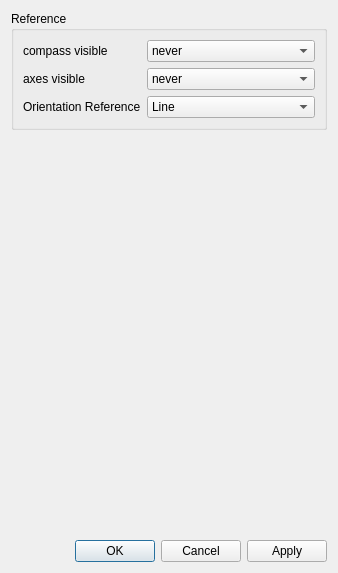
<?xml version="1.0" encoding="UTF-8"?>
<ui version="4.0">
 <class>Dialog</class>
 <widget class="QDialog" name="Dialog">
  <property name="geometry">
   <rect>
    <x>0</x>
    <y>0</y>
    <width>338</width>
    <height>573</height>
   </rect>
  </property>
  <property name="windowTitle">
   <string>CAPIVARAS settings</string>
  </property>
  <layout class="QVBoxLayout" name="verticalLayout">
   <item>
    <widget class="QGroupBox" name="axes_visible">
     <property name="title">
      <string>Reference</string>
     </property>
     <layout class="QFormLayout" name="formLayout">
      <item row="0" column="0">
       <widget class="QLabel" name="label">
        <property name="text">
         <string>compass visible</string>
        </property>
       </widget>
      </item>
      <item row="0" column="1">
       <widget class="QComboBox" name="prop_reference_compass">
        <item>
         <property name="text">
          <string>never</string>
         </property>
        </item>
        <item>
         <property name="text">
          <string>on movement</string>
         </property>
        </item>
        <item>
         <property name="text">
          <string>always</string>
         </property>
        </item>
       </widget>
      </item>
      <item row="1" column="0">
       <widget class="QLabel" name="label_2">
        <property name="text">
         <string>axes visible</string>
        </property>
       </widget>
      </item>
      <item row="1" column="1">
       <widget class="QComboBox" name="prop_reference_axes">
        <item>
         <property name="text">
          <string>never</string>
         </property>
        </item>
        <item>
         <property name="text">
          <string>on movement</string>
         </property>
        </item>
        <item>
         <property name="text">
          <string>always</string>
         </property>
        </item>
       </widget>
      </item>
      <item row="2" column="0">
       <widget class="QLabel" name="label_3">
        <property name="text">
         <string>Orientation Reference</string>
        </property>
       </widget>
      </item>
      <item row="2" column="1">
       <widget class="QComboBox" name="prop_reference_orientation">
        <item>
         <property name="text">
          <string>Line</string>
         </property>
        </item>
        <item>
         <property name="text">
          <string>Plane</string>
         </property>
        </item>
       </widget>
      </item>
     </layout>
    </widget>
   </item>
   <item>
    <spacer name="verticalSpacer">
     <property name="orientation">
      <enum>Qt::Vertical</enum>
     </property>
     <property name="sizeHint" stdset="0">
      <size>
       <width>20</width>
       <height>436</height>
      </size>
     </property>
    </spacer>
   </item>
   <item>
    <layout class="QHBoxLayout" name="horizontalLayout">
     <item>
      <spacer name="horizontalSpacer">
       <property name="orientation">
        <enum>Qt::Horizontal</enum>
       </property>
       <property name="sizeHint" stdset="0">
        <size>
         <width>40</width>
         <height>20</height>
        </size>
       </property>
      </spacer>
     </item>
     <item>
      <widget class="QPushButton" name="ok_button">
       <property name="text">
        <string>OK</string>
       </property>
      </widget>
     </item>
     <item>
      <widget class="QPushButton" name="cancel_button">
       <property name="text">
        <string>Cancel</string>
       </property>
      </widget>
     </item>
     <item>
      <widget class="QPushButton" name="apply">
       <property name="text">
        <string>Apply</string>
       </property>
      </widget>
     </item>
    </layout>
   </item>
  </layout>
 </widget>
 <resources/>
 <connections>
  <connection>
   <sender>ok_button</sender>
   <signal>clicked()</signal>
   <receiver>Dialog</receiver>
   <slot>accept()</slot>
   <hints>
    <hint type="sourcelabel">
     <x>128</x>
     <y>551</y>
    </hint>
    <hint type="destinationlabel">
     <x>168</x>
     <y>286</y>
    </hint>
   </hints>
  </connection>
  <connection>
   <sender>cancel_button</sender>
   <signal>clicked()</signal>
   <receiver>Dialog</receiver>
   <slot>reject()</slot>
   <hints>
    <hint type="sourcelabel">
     <x>209</x>
     <y>551</y>
    </hint>
    <hint type="destinationlabel">
     <x>168</x>
     <y>286</y>
    </hint>
   </hints>
  </connection>
 </connections>
</ui>
